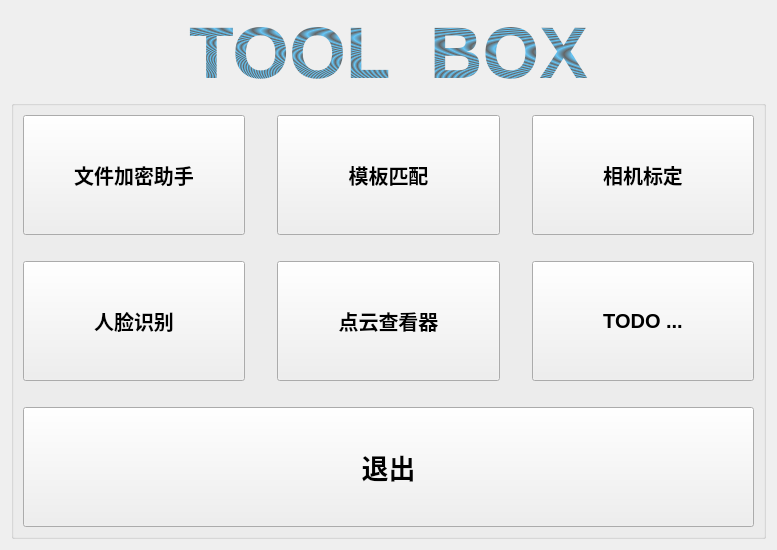
<?xml version="1.0" encoding="UTF-8"?>
<ui version="4.0">
 <class>start_window</class>
 <widget class="QWidget" name="start_window">
  <property name="geometry">
   <rect>
    <x>0</x>
    <y>0</y>
    <width>777</width>
    <height>550</height>
   </rect>
  </property>
  <property name="windowTitle">
   <string>TOOL BOX</string>
  </property>
  <layout class="QGridLayout" name="gridLayout_2">
   <item row="0" column="0">
    <widget class="QLabel" name="label">
     <property name="sizePolicy">
      <sizepolicy hsizetype="Expanding" vsizetype="Fixed">
       <horstretch>0</horstretch>
       <verstretch>0</verstretch>
      </sizepolicy>
     </property>
     <property name="font">
      <font>
       <pointsize>55</pointsize>
       <weight>75</weight>
       <bold>true</bold>
      </font>
     </property>
     <property name="styleSheet">
      <string notr="true">color: qradialgradient(spread:repeat, cx:0.5, cy:0.5, radius:0.077, fx:0.5, fy:0.5, stop:0 rgba(0, 169, 255, 147), stop:0.497326 rgba(0, 0, 0, 147), stop:1 rgba(0, 169, 255, 147));

</string>
     </property>
     <property name="text">
      <string>TOOL  BOX</string>
     </property>
     <property name="alignment">
      <set>Qt::AlignCenter</set>
     </property>
    </widget>
   </item>
   <item row="1" column="0">
    <widget class="QGroupBox" name="groupBox">
     <property name="sizePolicy">
      <sizepolicy hsizetype="Expanding" vsizetype="Expanding">
       <horstretch>0</horstretch>
       <verstretch>0</verstretch>
      </sizepolicy>
     </property>
     <property name="minimumSize">
      <size>
       <width>150</width>
       <height>100</height>
      </size>
     </property>
     <property name="font">
      <font>
       <pointsize>15</pointsize>
       <weight>50</weight>
       <bold>false</bold>
      </font>
     </property>
     <property name="styleSheet">
      <string notr="true"/>
     </property>
     <property name="title">
      <string/>
     </property>
     <layout class="QGridLayout" name="gridLayout">
      <item row="0" column="0">
       <widget class="QPushButton" name="file_encryption_btn">
        <property name="sizePolicy">
         <sizepolicy hsizetype="Expanding" vsizetype="Expanding">
          <horstretch>0</horstretch>
          <verstretch>0</verstretch>
         </sizepolicy>
        </property>
        <property name="minimumSize">
         <size>
          <width>0</width>
          <height>0</height>
         </size>
        </property>
        <property name="font">
         <font>
          <pointsize>15</pointsize>
          <weight>75</weight>
          <bold>true</bold>
         </font>
        </property>
        <property name="statusTip">
         <string/>
        </property>
        <property name="whatsThis">
         <string/>
        </property>
        <property name="styleSheet">
         <string notr="true"> QPushButton:hover { 
	color: rgb(255, 255, 255);
    background-color: rgb(100, 150, 170); 
}
</string>
        </property>
        <property name="text">
         <string>文件加密助手</string>
        </property>
       </widget>
      </item>
      <item row="4" column="4">
       <widget class="QPushButton" name="pushButton">
        <property name="sizePolicy">
         <sizepolicy hsizetype="Expanding" vsizetype="Expanding">
          <horstretch>0</horstretch>
          <verstretch>0</verstretch>
         </sizepolicy>
        </property>
        <property name="font">
         <font>
          <pointsize>15</pointsize>
          <weight>75</weight>
          <bold>true</bold>
         </font>
        </property>
        <property name="styleSheet">
         <string notr="true"> QPushButton:hover { 
	color: rgb(255, 255, 255);
    background-color: rgb(100, 150, 170); 
}
</string>
        </property>
        <property name="text">
         <string>TODO ...</string>
        </property>
       </widget>
      </item>
      <item row="5" column="0">
       <spacer name="verticalSpacer_2">
        <property name="orientation">
         <enum>Qt::Horizontal</enum>
        </property>
        <property name="sizeHint" stdset="0">
         <size>
          <width>40</width>
          <height>20</height>
         </size>
        </property>
       </spacer>
      </item>
      <item row="1" column="0">
       <spacer name="verticalSpacer">
        <property name="orientation">
         <enum>Qt::Horizontal</enum>
        </property>
        <property name="sizeHint" stdset="0">
         <size>
          <width>40</width>
          <height>20</height>
         </size>
        </property>
       </spacer>
      </item>
      <item row="4" column="2">
       <widget class="QPushButton" name="pc_visual_btn">
        <property name="sizePolicy">
         <sizepolicy hsizetype="Expanding" vsizetype="Expanding">
          <horstretch>0</horstretch>
          <verstretch>0</verstretch>
         </sizepolicy>
        </property>
        <property name="font">
         <font>
          <pointsize>15</pointsize>
          <weight>75</weight>
          <bold>true</bold>
         </font>
        </property>
        <property name="styleSheet">
         <string notr="true"> QPushButton:hover { 
	color: rgb(255, 255, 255);
    background-color: rgb(100, 150, 170); 
}
</string>
        </property>
        <property name="text">
         <string>点云查看器</string>
        </property>
       </widget>
      </item>
      <item row="0" column="1">
       <spacer name="verticalSpacer_3">
        <property name="orientation">
         <enum>Qt::Vertical</enum>
        </property>
        <property name="sizeHint" stdset="0">
         <size>
          <width>20</width>
          <height>40</height>
         </size>
        </property>
       </spacer>
      </item>
      <item row="6" column="0" colspan="5">
       <widget class="QPushButton" name="exit_btn">
        <property name="sizePolicy">
         <sizepolicy hsizetype="Expanding" vsizetype="Expanding">
          <horstretch>0</horstretch>
          <verstretch>0</verstretch>
         </sizepolicy>
        </property>
        <property name="font">
         <font>
          <pointsize>20</pointsize>
          <weight>75</weight>
          <bold>true</bold>
         </font>
        </property>
        <property name="styleSheet">
         <string notr="true"> QPushButton:hover { 
	color: rgb(255, 255, 255);
    background-color: rgb(100, 150, 170); 
}
</string>
        </property>
        <property name="text">
         <string>退出</string>
        </property>
       </widget>
      </item>
      <item row="0" column="2">
       <widget class="QPushButton" name="match_btn">
        <property name="sizePolicy">
         <sizepolicy hsizetype="Expanding" vsizetype="Expanding">
          <horstretch>0</horstretch>
          <verstretch>0</verstretch>
         </sizepolicy>
        </property>
        <property name="minimumSize">
         <size>
          <width>0</width>
          <height>0</height>
         </size>
        </property>
        <property name="font">
         <font>
          <pointsize>15</pointsize>
          <weight>75</weight>
          <bold>true</bold>
         </font>
        </property>
        <property name="styleSheet">
         <string notr="true"> QPushButton:hover { 
	color: rgb(255, 255, 255);
    background-color: rgb(100, 150, 170); 
}
</string>
        </property>
        <property name="text">
         <string>模板匹配</string>
        </property>
       </widget>
      </item>
      <item row="0" column="4">
       <widget class="QPushButton" name="cam_calib_btn">
        <property name="sizePolicy">
         <sizepolicy hsizetype="Expanding" vsizetype="Expanding">
          <horstretch>0</horstretch>
          <verstretch>0</verstretch>
         </sizepolicy>
        </property>
        <property name="font">
         <font>
          <pointsize>15</pointsize>
          <weight>75</weight>
          <bold>true</bold>
         </font>
        </property>
        <property name="styleSheet">
         <string notr="true"> QPushButton:hover { 
	color: rgb(255, 255, 255);
    background-color: rgb(100, 150, 170); 
}
</string>
        </property>
        <property name="text">
         <string>相机标定</string>
        </property>
       </widget>
      </item>
      <item row="4" column="0">
       <widget class="QPushButton" name="face_det_btn">
        <property name="sizePolicy">
         <sizepolicy hsizetype="Expanding" vsizetype="Expanding">
          <horstretch>0</horstretch>
          <verstretch>0</verstretch>
         </sizepolicy>
        </property>
        <property name="font">
         <font>
          <pointsize>15</pointsize>
          <weight>75</weight>
          <bold>true</bold>
         </font>
        </property>
        <property name="styleSheet">
         <string notr="true"> QPushButton:hover { 
	color: rgb(255, 255, 255);
    background-color: rgb(100, 150, 170); 
}
</string>
        </property>
        <property name="text">
         <string>人脸识别</string>
        </property>
       </widget>
      </item>
      <item row="0" column="3">
       <spacer name="verticalSpacer_4">
        <property name="orientation">
         <enum>Qt::Vertical</enum>
        </property>
        <property name="sizeHint" stdset="0">
         <size>
          <width>20</width>
          <height>40</height>
         </size>
        </property>
       </spacer>
      </item>
     </layout>
    </widget>
   </item>
  </layout>
 </widget>
 <resources/>
 <connections/>
</ui>
